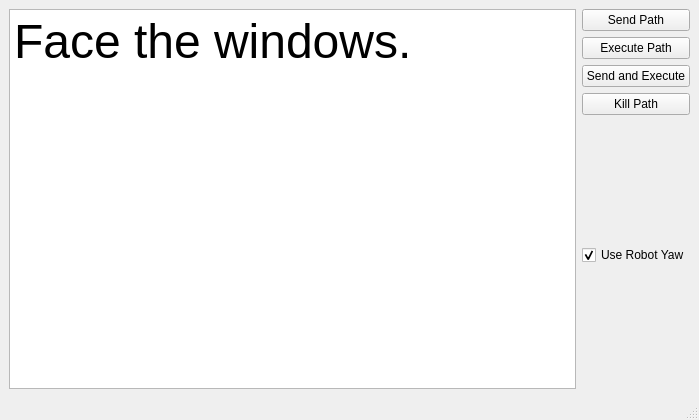
<?xml version="1.0" encoding="UTF-8"?>
<ui version="4.0">
 <class>MainWindow</class>
 <widget class="QMainWindow" name="MainWindow">
  <property name="geometry">
   <rect>
    <x>0</x>
    <y>0</y>
    <width>699</width>
    <height>420</height>
   </rect>
  </property>
  <property name="windowTitle">
   <string>Command Window</string>
  </property>
  <widget class="QWidget" name="centralwidget">
   <layout class="QGridLayout" name="gridLayout">
    <item row="0" column="0" rowspan="7">
     <widget class="QPlainTextEdit" name="commandText">
      <property name="font">
       <font>
        <pointsize>36</pointsize>
       </font>
      </property>
      <property name="plainText">
       <string>Face the windows.</string>
      </property>
     </widget>
    </item>
    <item row="0" column="1">
     <widget class="QPushButton" name="sendPathButton">
      <property name="text">
       <string>Send Path</string>
      </property>
      <property name="shortcut">
       <string>Ctrl+S</string>
      </property>
     </widget>
    </item>
    <item row="1" column="1">
     <widget class="QPushButton" name="confirmPathButton">
      <property name="text">
       <string>Execute Path</string>
      </property>
      <property name="shortcut">
       <string>Ctrl+E</string>
      </property>
     </widget>
    </item>
    <item row="5" column="1">
     <widget class="QCheckBox" name="useRobotYawBox">
      <property name="text">
       <string>Use Robot Yaw</string>
      </property>
      <property name="checked">
       <bool>true</bool>
      </property>
     </widget>
    </item>
    <item row="3" column="1">
     <widget class="QPushButton" name="clearPathButton">
      <property name="text">
       <string>Kill Path</string>
      </property>
      <property name="shortcut">
       <string>Ctrl+K</string>
      </property>
     </widget>
    </item>
    <item row="2" column="1">
     <widget class="QPushButton" name="sendAndExecutePathButton">
      <property name="text">
       <string>Send and Execute</string>
      </property>
     </widget>
    </item>
   </layout>
  </widget>
  <widget class="QMenuBar" name="menubar">
   <property name="geometry">
    <rect>
     <x>0</x>
     <y>0</y>
     <width>699</width>
     <height>25</height>
    </rect>
   </property>
  </widget>
  <widget class="QStatusBar" name="statusbar"/>
 </widget>
 <resources/>
 <connections/>
</ui>
